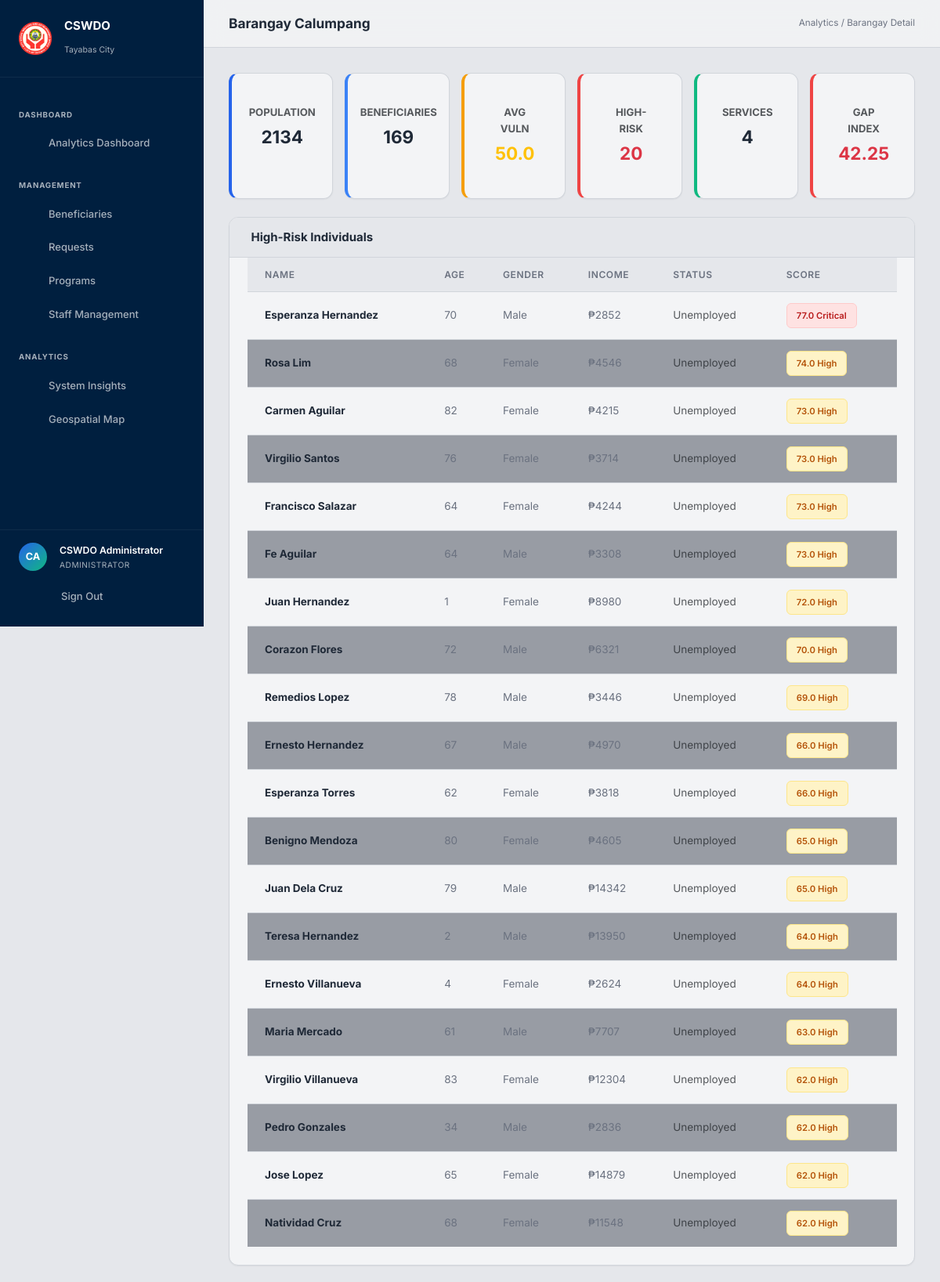
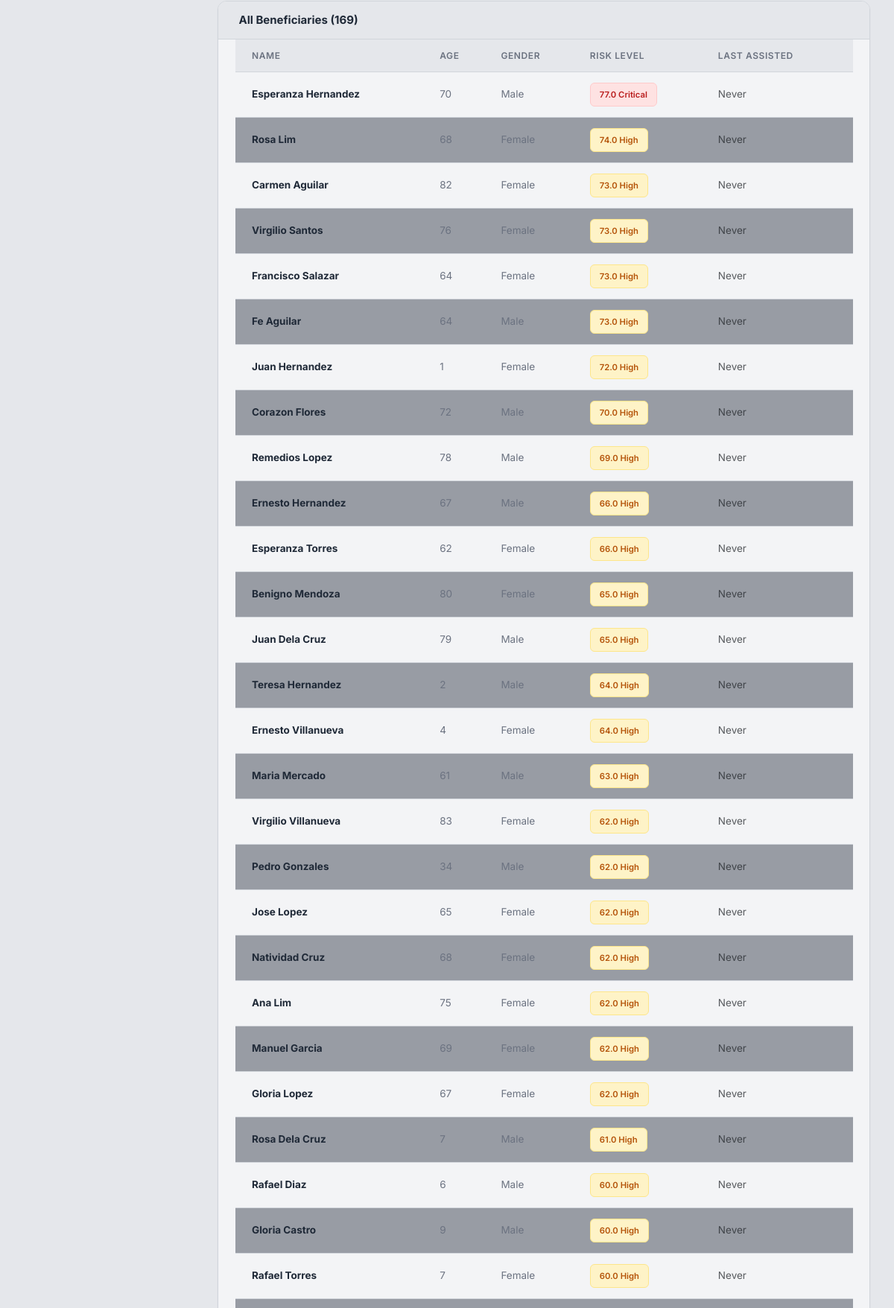
Page /barangay/1/ (signed in, upper part) on the committed database (2 pictures, top to bottom).
### core/models.py (models this page shows, shortened)
class Barangay(models.Model):
    name = models.CharField(max_length=100, unique=True)
    latitude = models.FloatField()
    longitude = models.FloatField()
    population = models.PositiveIntegerField(default=0)
    class Meta:
        ordering = ['name']
        verbose_name_plural = 'Barangays'

class Beneficiary(models.Model):
    GENDER_CHOICES = [
        ('Male', 'Male'),
        ('Female', 'Female'),
        ('Other', 'Other'),
    ]
    STATUS_CHOICES = [
        ('pending', 'Pending Verification'),
        ('approved', 'Approved'),
        ('rejected', 'Rejected'),
    ]
    EMPLOYMENT_CHOICES = [
        ('employed', 'Employed'),
        ('unemployed', 'Unemployed'),
        ('self_employed', 'Self-Employed'),
        ('retired', 'Retired'),
    ]
    user = models.ForeignKey(User, on_delete=models.SET_NULL, null=True, blank=True, related_name='beneficiaries')
    full_name = models.CharField(max_length=200)
    age = models.PositiveIntegerField()
    gender = models.CharField(max_length=10, choices=GENDER_CHOICES)
    barangay = models.ForeignKey(Barangay, on_delete=models.CASCADE, related_name='beneficiaries')
    household_income = models.DecimalField(max_digits=12, decimal_places=2, default=0)
    family_members = models.PositiveIntegerField(default=1)
    employment_status = models.CharField(max_length=20, choices=EMPLOYMENT_CHOICES, default='unemployed', blank=True)
    disability_status = models.BooleanField(default=False, help_text='Does the beneficiary have a disability?')
    vulnerability_score = models.FloatField(default=0, help_text='Auto-computed 0-100 score')
    vulnerability_level = models.CharField(max_length=10, default='low', help_text='Auto: low/medium/high/critical')
    status = models.CharField(max_length=20, choices=STATUS_CHOICES, default='pending')
    admin_note = models.TextField(blank=True, null=True)
    last_assistance_date = models.DateTimeField(null=True, blank=True)
    created_at = models.DateTimeField(auto_now_add=True)
    class Meta:
        ordering = ['-created_at']
        verbose_name_plural = 'Beneficiaries'

### core/views.py (the view)
# urls.py: path('barangay/<int:pk>/', views.barangay_detail, name='barangay_detail'),
@staff_or_admin_required
def barangay_detail(request, pk):
    barangay = get_object_or_404(Barangay, pk=pk)
    beneficiaries = Beneficiary.objects.filter(barangay=barangay, status='approved').order_by('-vulnerability_score')
    total_bens = beneficiaries.count()
    avg_vuln = beneficiaries.aggregate(avg=Avg('vulnerability_score'))['avg'] or 0
    high_risk = beneficiaries.filter(vulnerability_level__in=['high', 'critical'])
    total_services = AssistanceRequest.objects.filter(barangay=barangay, status='approved').count()
    sgi = round(total_bens / max(total_services, 1), 2)
    return render(request, 'barangay_detail.html', {
        'barangay': barangay,
        'beneficiaries': beneficiaries[:50],
        'total_beneficiaries': total_bens,
        'avg_vulnerability': round(avg_vuln, 1),
        'high_risk_individuals': high_risk[:20],
        'total_services': total_services,
        'service_gap_index': sgi,
    })

### core/templates/barangay_detail.html (shortened to what this page needs)
{% extends 'base.html' %}
{% block page_title %}Barangay {{ barangay.name }}{% endblock %}
{% block breadcrumb %}Analytics / Barangay Detail{% endblock %}
{% block content %}
<div class="position-relative" style="z-index: 1;">
    <div class="row g-3 mb-4">
        <div class="col-6 col-md-2">
            <div class="metric-card h-100" style="border-left: 4px solid var(--primary) !important;">
                <div class="card-body text-center p-3">
                    <div class="small fw-bold text-muted text-uppercase mb-1">Population</div>
                    <div class="fs-4 fw-bolder" style="color: var(--text);">{{ barangay.population|default:0 }}</div>
                </div>
            </div>
        </div>
        <div class="col-6 col-md-2">
            <div class="metric-card h-100" style="border-left: 4px solid var(--info) !important;">
                <div class="card-body text-center p-3">
                    <div class="small fw-bold text-muted text-uppercase mb-1">Beneficiaries</div>
                    <div class="fs-4 fw-bolder" style="color: var(--text);">{{ total_beneficiaries }}</div>
                </div>
            </div>
        </div>
        <div class="col-6 col-md-2">
            <div class="metric-card h-100" style="border-left: 4px solid var(--warning) !important;">
                <div class="card-body text-center p-3">
                    <div class="small fw-bold text-muted text-uppercase mb-1">Avg Vuln</div>
                    <div
                        class="fs-4 fw-bolder {% if avg_vulnerability >= 60 %}text-danger{% elif avg_vulnerability >= 40 %}text-warning{% else %}text-success{% endif %}">
                        {{ avg_vulnerability }}</div>
                </div>
            </div>
        </div>
        <div class="col-6 col-md-2">
            <div class="metric-card h-100" style="border-left: 4px solid var(--danger) !important;">
                <div class="card-body text-center p-3">
                    <div class="small fw-bold text-muted text-uppercase mb-1">High-Risk</div>
                    <div class="fs-4 fw-bolder text-danger">{{ high_risk_individuals.count }}</div>
                </div>
            </div>
        </div>
        <div class="col-6 col-md-2">
            <div class="metric-card h-100" style="border-left: 4px solid var(--success) !important;">
                <div class="card-body text-center p-3">
                    <div class="small fw-bold text-muted text-uppercase mb-1">Services</div>
                    <div class="fs-4 fw-bolder" style="color: var(--text);">{{ total_services }}</div>
                </div>
            </div>
        </div>
        <div class="col-6 col-md-2">
            <div class="metric-card h-100"
                style="border-left: 4px solid {% if service_gap_index > 5 %}var(--danger){% elif service_gap_index > 3 %}var(--warning){% else %}var(--success){% endif %} !important;">
                <div class="card-body text-center p-3">
                    <div class="small fw-bold text-muted text-uppercase mb-1">Gap Index</div>
                    <div
                        class="fs-4 fw-bolder {% if service_gap_index > 5 %}text-danger{% elif service_gap_index > 3 %}text-warning{% else %}text-success{% endif %}">
                        {{ service_gap_index }}</div>
                </div>
            </div>
        </div>
    </div>
    <div class="panel-card gap-32 mb-4">
        <div class="panel-header">
            <h5 class="fw-bold mb-0"> High-Risk Individuals</h5>
        </div>
        <div class="p-4 pt-0">
            {% if high_risk_individuals %}
            <div class="table-responsive">
                <table class="table-dark-custom">
                    <thead>
                        <tr>
                            <th class="ps-4">Name</th>
                            <th>Age</th>
                            <th>Gender</th>
                            <th>Income</th>
                            <th>Status</th>
                            <th>Score</th>
                        </tr>
                    </thead>
                    <tbody>
                        {% for ben in high_risk_individuals %}
                        <tr>
                            <td class="ps-4"><strong style="color: var(--text);">{{ ben.full_name }}</strong></td>
                            <td style="color: var(--text-muted);">{{ ben.age }}</td>
                            <td style="color: var(--text-muted);">{{ ben.gender }}</td>
                            <td style="color: var(--text-muted);">₱{{ ben.household_income|floatformat:0 }}</td>
                            <td class="text-muted small">{{ ben.get_employment_status_display }}</td>
                            <td>
                                {% if ben.vulnerability_level == 'critical' %}
                                <span class="badge-vuln badge-danger">{{ ben.vulnerability_score }} Critical</span>
                                {% else %}
                                <span class="badge-vuln badge-warning">{{ ben.vulnerability_score }} High</span>
                                {% endif %}
                            </td>
                        </tr>
                        {% endfor %}
                    </tbody>
                </table>
            </div>
            {% else %}
            <div class="text-center py-5" style="color: var(--text-muted);">
                <i class="fi fi-rr-check-circle display-4 opacity-25 d-block mb-3"></i>
                <p>No high-risk individuals detected in this barangay.</p>
            </div>
            {% endif %}
        </div>
    </div>
    <div class="panel-card gap-32">
        <div class="panel-header">
            <h5 class="fw-bold mb-0">
                All Beneficiaries ({{ total_beneficiaries }})
            </h5>
        </div>
        <div class="p-4 pt-0">
            {% if beneficiaries %}
            <div class="table-responsive">
                <table class="table-dark-custom">
                    <thead>
                        <tr>
                            <th class="ps-4">Name</th>
                            <th>Age</th>
                            <th>Gender</th>
                            <th>Risk Level</th>
                            <th class="pe-4">Last Assisted</th>
                        </tr>
                    </thead>
                    <tbody>
                        {% for ben in beneficiaries %}
                        <tr>
                            <td class="ps-4"><strong style="color: var(--text);">{{ ben.full_name }}</strong></td>
                            <td style="color: var(--text-muted);">{{ ben.age }}</td>
                            <td style="color: var(--text-muted);">{{ ben.gender }}</td>
                            <td>
                                {% if ben.vulnerability_level == 'critical' %}
                                <span class="badge-vuln badge-danger">{{ ben.vulnerability_score }} Critical</span>
                                {% elif ben.vulnerability_level == 'high' %}
                                <span class="badge-vuln badge-warning">{{ ben.vulnerability_score }} High</span>
                                {% elif ben.vulnerability_level == 'medium' %}
                                <span class="badge-vuln badge-info">{{ ben.vulnerability_score }} Medium</span>
                                {% else %}
                                <span class="badge-vuln badge-success">{{ ben.vulnerability_score }} Low</span>
                                {% endif %}
                            </td>
                            <td class="pe-4 text-muted small">{{ ben.last_assistance_date|date:"M d, Y"|default:"Never" }}</td>
                        </tr>
                        {% endfor %}
                    </tbody>
                </table>
            </div>
            {% else %}
            <div class="text-center py-5" style="color: var(--text-muted);">
                <p>No approved beneficiaries found in this barangay.</p>
            </div>
            {% endif %}
        </div>
    </div>
</div>
{% endblock %}

### core/templates/base.html (shortened to what this page needs)
{% load static %}
<!DOCTYPE html>
<html lang="en" id="html-root">
<head>
    <link href="https://cdn.jsdelivr.net/npm/bootstrap@5.3.3/dist/css/bootstrap.min.css" rel="stylesheet">
    <link href="https://cdn.jsdelivr.net/npm/bootstrap-icons@1.11.3/font/bootstrap-icons.min.css" rel="stylesheet">
    <link rel='stylesheet'
        href='https://cdn-uicons.flaticon.com/2.1.0/uicons-regular-rounded/css/uicons-regular-rounded.css'>
    <link rel="stylesheet" href="https://unpkg.com/leaflet@1.9.4/dist/leaflet.css" />
    <link rel="stylesheet" href="https://cdn.jsdelivr.net/npm/tom-select@2.3.1/dist/css/tom-select.min.css">
    <link rel="stylesheet" href="{% static 'css/style.css' %}?v=3.2">
</head>
<body x-data="{ sidebarOpen: false }">
    {% block body %}
    <div class="layout">
        <aside class="sidebar" :class="{ 'open': sidebarOpen }" id="sidebar">
            <div class="sidebar-brand">
                <div class="sidebar-brand-icon">
                    <img src="{% static 'images/cswdo_logo.png' %}" alt="CSWDO Logo"
                        style="width: 100%; height: 100%; object-fit: contain;">
                </div>
                <div>
                    <h1>CSWDO</h1>
                    <small>Tayabas City</small>
                </div>
            </div>
            <nav class="sidebar-nav">
                {% if user.is_authenticated and user.profile.is_admin %}
                <div class="sidebar-label">Dashboard</div>
                <a href="{% url 'admin_dashboard' %}"
                    class="sidebar-link {% if request.resolver_match.url_name == 'admin_dashboard' %}active{% endif %}"
                    id="nav-admin-dashboard">
                    <span class="icon"></span> Analytics Dashboard
                </a>
                <div class="sidebar-label">Management</div>
                <a href="{% url 'beneficiary_list' %}"
                    class="sidebar-link {% if request.resolver_match.url_name == 'beneficiary_list' or request.resolver_match.url_name == 'beneficiary_edit' %}active{% endif %}"
                    id="nav-beneficiaries">
                    <span class="icon"></span> Beneficiaries
                </a>
                <a href="{% url 'request_list' %}"
                    class="sidebar-link {% if request.resolver_match.url_name == 'request_list' %}active{% endif %}"
                    id="nav-requests">
                    <span class="icon"></span> Requests
                </a>
                <a href="{% url 'program_list' %}"
                    class="sidebar-link {% if request.resolver_match.url_name == 'program_list' or request.resolver_match.url_name == 'program_add' or request.resolver_match.url_name == 'program_edit' %}active{% endif %}"
                    id="nav-programs">
                    <span class="icon"></span> Programs
                </a>
                <a href="{% url 'staff_management' %}"
                    class="sidebar-link {% if 'staff' in request.resolver_match.url_name %}active{% endif %}"
                    id="nav-staff">
                    <span class="icon"></span> Staff Management
                </a>
                <div class="sidebar-label">Analytics</div>
                <a href="{% url 'admin_insights' %}"
                    class="sidebar-link {% if request.resolver_match.url_name == 'admin_insights' %}active{% endif %}"
                    id="nav-insights">
                    <span class="icon"></span> System Insights
                </a>
                <a href="{% url 'map' %}"
                    class="sidebar-link {% if request.resolver_match.url_name == 'map' %}active{% endif %}"
                    id="nav-map">
                    <span class="icon"></span> Geospatial Map
                </a>
                {% endif %}
            </nav>
            <div class="sidebar-footer">
                <div class="sidebar-user">
                    <div class="sidebar-avatar">{{ user.first_name.0 }}{{ user.last_name.0 }}</div>
                    <div class="sidebar-user-info">
                        <div class="name">{{ user.get_full_name|default:user.username }}</div>
                        <div class="role">{% if user.profile.is_admin %}Administrator{% elif user.profile.is_staff_role %}Staff{% else %}Citizen{% endif %}</div>
                    </div>
                </div>
                <a href="{% url 'logout' %}" class="sidebar-link" style="margin-top: 12px;" id="nav-logout">
                    <span class="icon"></span> Sign Out
                </a>
            </div>
        </aside>
        <main class="main">
            <header class="topbar">
                <div>
                    <span class="topbar-title">{% block page_title %}Dashboard{% endblock %}</span>
                </div>
                <div class="topbar-actions">
                    <span class="topbar-breadcrumb">{% block breadcrumb %}{% endblock %}</span>
                </div>
            </header>
            <div class="content animate-fade">
                {% block content %}{% endblock %}
            </div>
        </main>
    </div>
    {% endblock %}
</body>
</html>

### rows in the picture
Barangay: name "Calumpang", population "2134"
Beneficiary: full_name "Esperanza Hernandez", age "70", gender "Male", household_income "2852", employment_status "Unemployed", vulnerability_score "77.0", last_assistance_date "Never"
Beneficiary: full_name "Carmen Aguilar", age "82", gender "Female", household_income "4215", employment_status "Unemployed", vulnerability_score "73.0", last_assistance_date "Never"
Beneficiary: full_name "Ernesto Hernandez", age "67", gender "Male", household_income "4970", employment_status "Unemployed", vulnerability_score "66.0", last_assistance_date "Never"
Beneficiary: full_name "Esperanza Torres", age "62", gender "Female", household_income "3818", employment_status "Unemployed", vulnerability_score "66.0", last_assistance_date "Never"
Beneficiary: full_name "Benigno Mendoza", age "80", gender "Female", household_income "4605", employment_status "Unemployed", vulnerability_score "65.0", last_assistance_date "Never"
Beneficiary: full_name "Maria Mercado", age "61", gender "Male", household_income "7707", employment_status "Unemployed", vulnerability_score "63.0", last_assistance_date "Never"
Beneficiary: full_name "Virgilio Villanueva", age "83", gender "Female", household_income "12304", employment_status "Unemployed", vulnerability_score "62.0", last_assistance_date "Never"
Beneficiary: full_name "Pedro Gonzales", age "34", gender "Male", household_income "2836", employment_status "Unemployed", vulnerability_score "62.0", last_assistance_date "Never"
Beneficiary: full_name "Rafael Diaz", age "6", gender "Male", vulnerability_score "60.0", last_assistance_date "Never"

### other values in the picture
{{ user.first_name.0 }} "C"
{{ user.last_name.0 }} "A"
{{ user.get_full_name|default:user.username }} "CSWDO Administrator"
{{ total_beneficiaries }} "169"
{{ avg_vulnerability }} "50.0"
{{ high_risk_individuals.count }} "20"
{{ total_services }} "4"
{{ service_gap_index }} "42.25"
